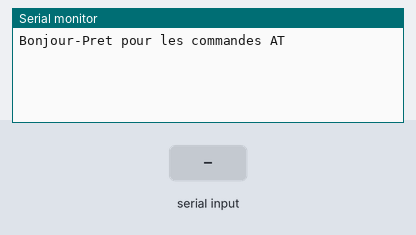
Bench run of a sketch on a simulated Arduino Uno, built with avr-gcc and run on an emulated ATmega328P. Shown: the last lines printed to the serial monitor. Inputs (shaded band) come from the test bench.

Above: at 2.2 s.
2.3 s: "1" received over the second serial link
At 3.5 s:
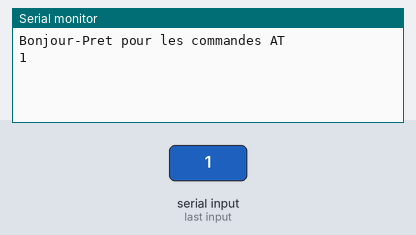
3.8 s: "0" received over the second serial link
At 4.8 s:
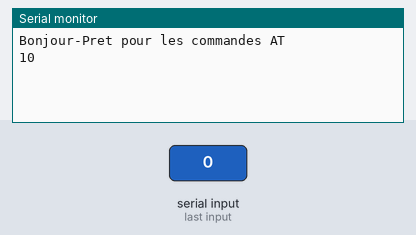

The sketch:

set_bluetooth.ino
```cpp
#include<SoftwareSerial.h>
#define RX 4
#define TX 5
SoftwareSerial BlueT(RX,TX);

void setup() {
  // put your setup code here, to run once:
  Serial.begin(9600);
  delay(500);
  Serial.println("Bonjour-Pret pour les commandes AT");
  BlueT.begin(9600);
  delay(500);
}

void loop() {
  // put your main code here, to run repeatedly:
  while(BlueT.available()){
    Serial.print(char(BlueT.read()));
  }
  while(Serial.available()){
    BlueT.write(char(Serial.read()));
  }
}
```

Measured:
- after the input at 2.3 s, the serial monitor: prints a new line at once (image 1)
- after the input at 3.8 s, the serial monitor: prints a new line at once (image 2)
